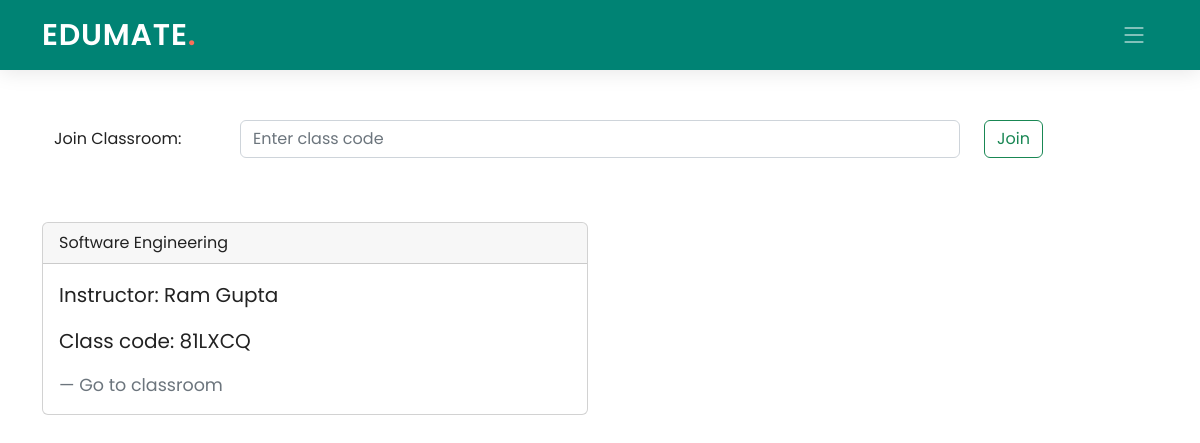
The page /student/5/ on the database its author committed.
### Teacher/models.py (models this page shows, shortened)
class ClassTeachers(models.Model):
    teach_id = models.IntegerField()
    class_code = models.CharField(max_length=10)
    class_name = models.CharField(max_length=40)
    class Meta:
        db_table = "ClassTeachers"

### Edumate_app/models.py (models this page shows, shortened)
class Teachers(models.Model):
    teach_id = models.AutoField(primary_key=True)
    name = models.CharField(max_length=100)
    email = models.EmailField(max_length=50)
    password = models.CharField(max_length=50)
    is_change = models.IntegerField(default=0)
    class Meta:
        db_table = "Teachers"

### Student/models.py (models this page shows)
class ClassStudents(models.Model):
    class_code = models.CharField(max_length=10)
    stud_id = models.IntegerField()
    class Meta:
        db_table = "ClassStudents"

### Student/views.py (the view)
# urls.py: path('', views.stud_home, name='student_home'),
def stud_home(request, pk):
    if(request.method=="POST"):
        class_room=ClassStudents()
        class_room.stud_id=pk
        class_room.class_code=request.POST.get('code')
        class_code_var = request.POST.get('code')
        class_room.save()
    allClasses = ClassStudents.objects.filter(stud_id=pk)
    data = []
    for i in allClasses:
        classObject=ClassTeachers.objects.filter(class_code=i.class_code)
        teacherObject=Teachers.objects.filter(teach_id=classObject[0].teach_id)
        data.append([i.class_code, classObject[0].class_name, teacherObject[0].name])
    return render(request, 'Student/student_home.html', {"data": data, 'pk': pk})

### Student/templates/Student/student_home.html (shortened to what this page needs)
{% extends './base_student.html' %}
{% block content %}
    <div class="container ">
        <div class="container" >
          <br><br><br>
            <form method="post" class="form-group row">
                <label for="staticclasscode" class="col-sm-2 col-form-label" class="sr-only">Join Classroom:</label>
              <div class="col-sm-8">
                <input class="form-control" id="staticclasscode" type="text" placeholder="Enter class code" name="code">
              </div>
              <div class="col-sm-2">
                <button type="submit mb-2" class="btn btn-outline-success">Join</button>
              </div>
            </form>
        </div>
        <br>
        <div class="row row-content my-4">
          {% for i in data %}
          <div class="col-6">
            <div class="card">
              <div class="card-header">
                {{ i.1 }}
              </div>
              <div class="card-body">
                <blockquote class="blockquote mb-0">
                  <p>Instructor: {{ i.2 }}</p>
                  <p>Class code: {{ i.0 }}</p>
                  <a class="blockquote-footer" href="{% url 'classroom1' pk=pk pk2=i.0 %}">Go to classroom</a>
                </blockquote>
              </div>
            </div>
          </div>
              <br>
          {% endfor %}
        </div>
    </div>
{% endblock content %}

### Edumate_app/static/Edumate_app/assets/css/index.css (style rules this page uses)
:root { --font-default: "Open Sans", system-ui, -apple-system, "Segoe UI", Roboto, "Helvetica Neue", Arial, "Noto Sans", "Liberation Sans", sans-serif, "Apple Color Emoji", "Segoe UI Emoji", "Segoe UI Symbol", "Noto Color Emoji"; --font-primary: "Poppins", sans-serif; --font-secondary: "Poppins", sans-serif; }
:root { --color-default: #222222; --color-primary: #008374; --color-secondary: #f85a40; }
:root { scroll-behavior: smooth; }
body { font-family: var(--font-primary); color: var(--color-default); }
a { color: var(--color-primary); text-decoration: none; }

### rows shown on the page
ClassTeachers: class_name "Software Engineering"
Teachers: name "Ram Gupta"
ClassStudents: class_code "81LXCQ"
